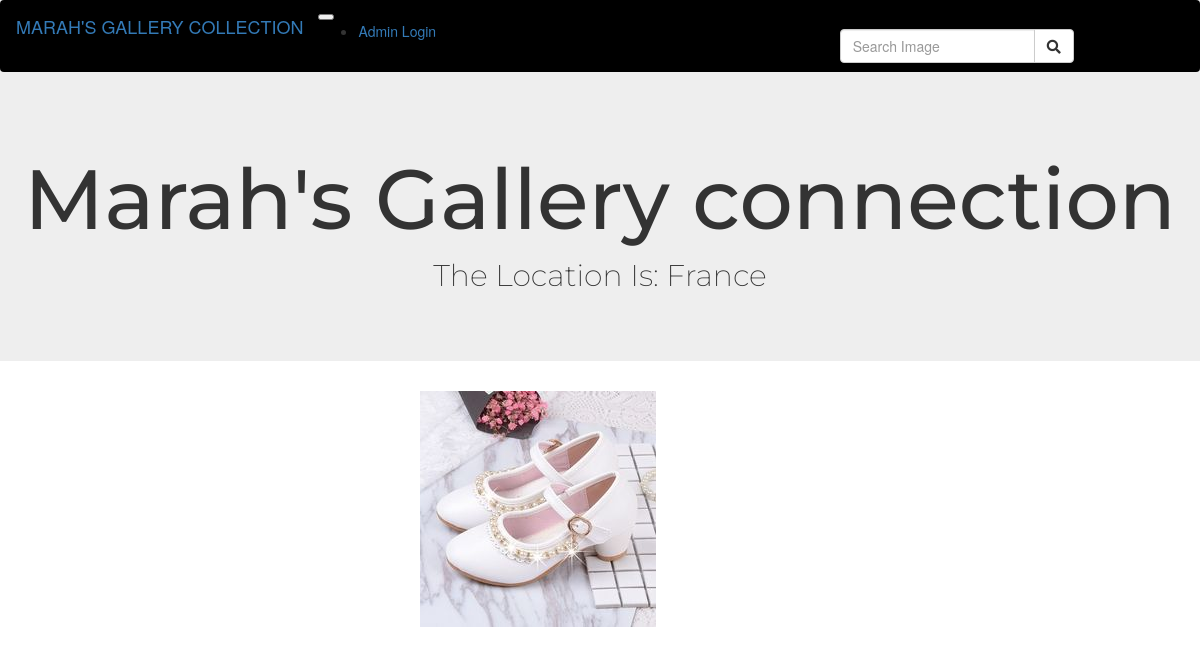
Screenshot of /location/1 with the database file from the repository.
### gallery/models.py (models this page shows, shortened)
class Location(models.Model):
    country = models.CharField(max_length =30)
    city = models.CharField(max_length =30)

class Image(models.Model):
    image=models.ImageField(upload_to = 'images/')
    name = models.CharField(max_length =30)
    description = models.TextField(max_length =30)
    pub_date = models.DateTimeField(auto_now_add=True)
    location = models.ForeignKey(Location, on_delete=models.CASCADE,)
    category = models.ForeignKey(category, on_delete=models.CASCADE,)

### gallery/views.py (the view)
# urls.py: url(r'^location/(\d+)',views.location,name = 'location'),
def location(request,location):
    locations = Location.objects.all()
    selected_location = Location.objects.get(id = location)
    images = Image.objects.filter(location = selected_location.id)
    return render(request, 'all_photos/location.html', {"location":selected_location,"locations":locations,"images":images})

### gallery/templates/all_photos/location.html (shortened to what this page needs)
{%extends 'all_photos/base.html'%}
{% block content %}
    <div class="jumbotron text-center">
        <h1 style="padding-top: 85px; font-family: 'Montserrat', sans-serif; font-size: 6em;">Marah's Gallery connection</h1>
        <p style="font-family: 'Montserrat', san-serif; font-size:30px;; text-transform:capitalize">The location is: {{location.country}}</p>
    </div>
    <div class="container" style="font-family: 'Karla', sans-serif;">
        <div class="row">
           {% for image in images %}
           <div class="col-md-4">
              <a href="{{image.image.url}}" data-fancybox="images" data-buttons='["zoom","slideShow","fullScreen","thumbs","share","close"]'
              data-caption='
                 <p>
                 </p>
                 <button type="button" class="btn btn-outline-light" data-toggle="modal" data-target="#exampleModalCenter">
                       More Info
                     </button>
                    <div class="modal fade" id="exampleModalCenter" tabindex="-1" role="dialog" aria-labelledby="exampleModalCenterTitle" aria-hidden="true">
                       <div class="modal-dialog modal-dialog-centered" role="document">
                          <div class="modal-content">
                                <div class="modal-header">
                                   <h5 class="modal-title font-weight-bold text-dark" id="exampleModalLongTitle">{{image.name}}</h5>
                                   <button type="button" class="close" data-dismiss="modal" aria-label="Close">
                                      <span aria-hidden="true">&times;</span>
                                   </button>
                                </div>
                              <div class="modal-body">
                                <p class = "text-dark text-left" >{{image.description}}</p>
                              </div>
                             <div class="modal-footer">
                                <input class="form-control input-sm" type="textarea"  value="" id="{{image.id}}-url" >
                                <button type="button" class="btn btn-outline-dark btn-sm" data-dismiss="modal">Close</button>
                                <button class="btn btn-outline-dark btn-sm" onclick="myFunction("{{image.id}}-url);return false;">Copy URL</button>
                              </div>
                          </div>
                       </div>
                     </div>
              '>
                 <img src="{{image.image.url}}" alt="" class="img-fluid mb-4 pb-1">
               </a>
           </div>
    {% endfor %}
{% endblock %}

### static/css/basephotos.css (style rules this page uses)
h1 { color:lightgrey; text-align:center; text-transform: uppercase; font-family: 'Montserrat', sans-serif; }
body { background-image: linear-gradient(rgba(0,0,0,0.7),rgba(0,0,0,0.7)),url("https://images.pexels.com/photos/236047/pexels-photo-236047.jpeg?auto=compress&cs=tinysrgb&dpr=2&h=650&w=940"); height: 100%; background-position: center; background-repeat: no-repeat; background-size: cover; }

### rows the page displays
Location: country "France"
Image: image (picture)
